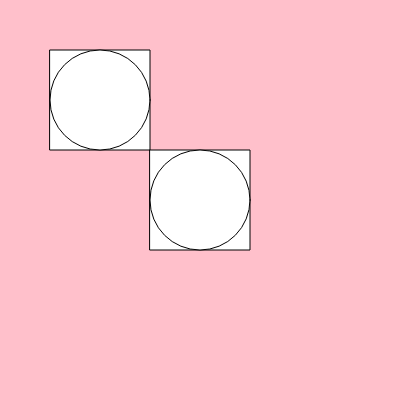
Frame 1 (no input)
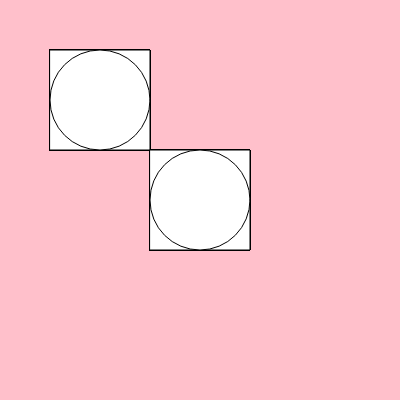
Frame 60 (no input)
Frame 120 (the mouse pressed at the canvas centre since frame 60): identical to frame 60, image omitted

The p5.js sketch that drew these frames (run headless with seeded random() and noise() and a simulated clock; from frame 60 on, the mouse is pressed at the canvas centre):

// p5.js sketch
// ── sketch.js
var mySquare1;
var mySquare2;

function setup() {
  createCanvas(400, 400);
  background("pink");
  rectMode(CENTER);

  mySquare1 = new Square(0, 0, 0, 0, mouseX);
  mySquare2 = new Square(0, 0, 0, 0, mouseX);
}

function draw() {
  mySquare1.display();
  mySquare1.rotate();

  mySquare2.display();
  mySquare2.rotate();
}
function mouseReleased() {}

function Square(circleX, circleY, rectX, rectY, action) {
  // properties
  this.circleX = circleX;
  this.circleY = circleY;
  this.rectX = rectX;
  this.rectY = rectY;
  this.action = action;

  // display
  this.display = function() {
    translate(100, 100);
    rect(this.rectX, this.rectY, 100, 100);
    ellipse(this.circleX, this.circleY, 100, 100);
  };

  // methods
  this.rotate = function() {
    this.action = rotate(action);
  };
}

// example

// function setup() {
//   createCanvas(200,200);
//   // Parameters go inside the parentheses when the object is constructed.
//   myCar1 = new Car(color(255,0,0),0,100,2);
//   myCar2 = new Car(color(0,0,255),0,10,1);
// }

// function draw() {
//   background(255);
//   myCar1.drive();
//   myCar1.display();
//   myCar2.drive();
//   myCar2.display();
// }

// // Even though there are multiple objects, we still only need one class.
// // No matter how many cookies we make, only one cookie cutter is needed.
// function Car(color, xpos, ypos, xspeed) {
//   //property
//   this.color = color;
//   this.xpos = xpos;
//   this.ypos = ypos;
//   this.xspeed = xspeed;

//   //method
//   this.display = function() {
//     stroke(0);
//     fill(this.color);
//     rectMode(CENTER);
//     rect(this.xpos, this.ypos, 20, 10);
//   };
//   this.drive = function() {
//     this.xpos = this.xpos + this.xspeed;
//     if (this.xpos > window.innerWidth) {
//       this.xpos = 0;
//     }
//   };
// }
